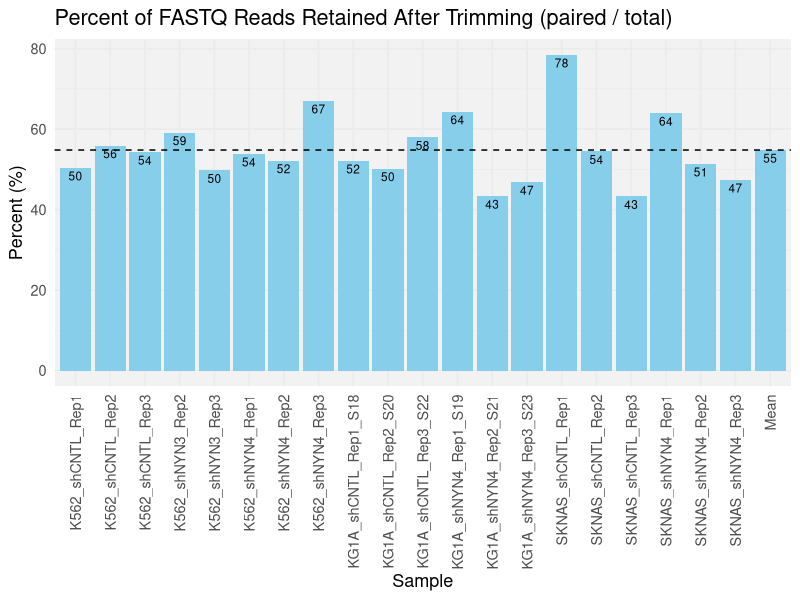
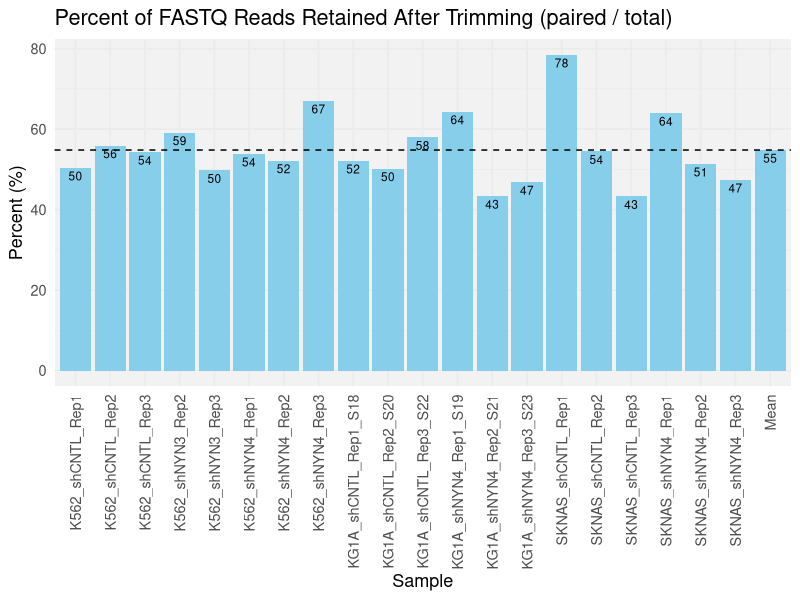

Reproduce these figures in R, in order.
# Libraries
library(dplyr)
library(tidyr)
library(stringr)
library(ggplot2)
library(ragg)

# ---- READ YOUR DATA ----
df <- read.table(text='
K562_shCNTL_Rep1_R1.fastq.gz	517052	K562_shCNTL_Rep1_R1_paired.fastq.gz	260296
K562_shCNTL_Rep1_R2.fastq.gz	481704	K562_shCNTL_Rep1_R1_unpaired.fastq.gz	354850
K562_shCNTL_Rep2_R1.fastq.gz	484510	K562_shCNTL_Rep1_R2_unpaired.fastq.gz	867
K562_shCNTL_Rep2_R2.fastq.gz	446212	K562_shCNTL_Rep2_R1_paired.fastq.gz	249514
K562_shCNTL_Rep3_R1.fastq.gz	470147	K562_shCNTL_Rep2_R1_unpaired.fastq.gz	344783
K562_shCNTL_Rep3_R2.fastq.gz	445286	K562_shCNTL_Rep3_R1_paired.fastq.gz	241594
K562_shNYN3_Rep1_R1.fastq.gz	493775	K562_shCNTL_Rep3_R1_unpaired.fastq.gz	327781
K562_shNYN3_Rep1_R2.fastq.gz	468233	K562_shCNTL_Rep3_R2_unpaired.fastq.gz	836
K562_shNYN3_Rep2_R1.fastq.gz	418593	K562_shNYN3_Rep1_R1_paired.fastq.gz	247615
K562_shNYN3_Rep2_R2.fastq.gz	382159	K562_shNYN3_Rep1_R1_unpaired.fastq.gz	334451
K562_shNYN3_Rep3_R1.fastq.gz	471766	K562_shNYN3_Rep1_R2_unpaired.fastq.gz	875
K562_shNYN3_Rep3_R2.fastq.gz	420865	K562_shNYN3_Rep2_R1_paired.fastq.gz	209404
K562_shNYN4_Rep1_R1.fastq.gz	477315	K562_shNYN3_Rep2_R1_unpaired.fastq.gz	289221
K562_shNYN4_Rep1_R2.fastq.gz	451345	K562_shNYN3_Rep3_R1_paired.fastq.gz	242916
K562_shNYN4_Rep2_R1.fastq.gz	516728	K562_shNYN3_Rep3_R1_unpaired.fastq.gz	325526
K562_shNYN4_Rep2_R2.fastq.gz	470662	K562_shNYN4_Rep1_R1_paired.fastq.gz	245628
K562_shNYN4_Rep3_R1.fastq.gz	417553	K562_shNYN4_Rep1_R1_unpaired.fastq.gz	334621
K562_shNYN4_Rep3_R2.fastq.gz	394961	K562_shNYN4_Rep2_R1_paired.fastq.gz	264640
KG1A_shCNTL_Rep1_S18_R1.fastq.gz	452434	K562_shNYN4_Rep2_R1_unpaired.fastq.gz	361603
KG1A_shCNTL_Rep1_S18_R2.fastq.gz	408898	K562_shNYN4_Rep3_R1_paired.fastq.gz	213026
KG1A_shCNTL_Rep2_S20_R1.fastq.gz	475089	K562_shNYN4_Rep3_R1_unpaired.fastq.gz	292635
KG1A_shCNTL_Rep2_S20_R2.fastq.gz	456464	KG1A_shCNTL_Rep1_S18_R1_paired.fastq.gz	229055
KG1A_shCNTL_Rep3_S22_R1.fastq.gz	426666	KG1A_shCNTL_Rep1_S18_R1_unpaired.fastq.gz	308471
KG1A_shCNTL_Rep3_S22_R2.fastq.gz	412221	KG1A_shCNTL_Rep2_S20_R1_paired.fastq.gz	238895
KG1A_shNYN4_Rep1_S19_R1.fastq.gz	363565	KG1A_shCNTL_Rep2_S20_R1_unpaired.fastq.gz	322134
KG1A_shNYN4_Rep1_S19_R2.fastq.gz	329750	KG1A_shCNTL_Rep3_S22_R1_paired.fastq.gz	212139
KG1A_shNYN4_Rep2_S21_R1.fastq.gz	432177	KG1A_shCNTL_Rep3_S22_R1_unpaired.fastq.gz	286348
KG1A_shNYN4_Rep2_S21_R2.fastq.gz	431807	KG1A_shNYN4_Rep1_S19_R1_paired.fastq.gz	187109
KG1A_shNYN4_Rep3_S23_R1.fastq.gz	556052	KG1A_shNYN4_Rep1_S19_R1_unpaired.fastq.gz	250937
KG1A_shNYN4_Rep3_S23_R2.fastq.gz	517568	KG1A_shNYN4_Rep2_S21_R1_paired.fastq.gz	242332
SKNAS_shCNTL_Rep1_R1.fastq.gz	373573	KG1A_shNYN4_Rep2_S21_R1_unpaired.fastq.gz	329858
SKNAS_shCNTL_Rep1_R2.fastq.gz	355798	KG1A_shNYN4_Rep3_S23_R1_paired.fastq.gz	279217
SKNAS_shCNTL_Rep2_R1.fastq.gz	373231	KG1A_shNYN4_Rep3_S23_R1_unpaired.fastq.gz	380491
SKNAS_shCNTL_Rep2_R2.fastq.gz	347718	SKNAS_shCNTL_Rep1_R1_paired.fastq.gz	189446
SKNAS_shCNTL_Rep3_R1.fastq.gz	480186	SKNAS_shCNTL_Rep1_R1_unpaired.fastq.gz	248180
SKNAS_shCNTL_Rep3_R2.fastq.gz	442038	SKNAS_shCNTL_Rep2_R1_paired.fastq.gz	191339
SKNAS_shNYN4_Rep1_R1.fastq.gz	422452	SKNAS_shCNTL_Rep2_R1_unpaired.fastq.gz	250179
SKNAS_shNYN4_Rep1_R2.fastq.gz	369729	SKNAS_shCNTL_Rep3_R1_paired.fastq.gz	236548
SKNAS_shNYN4_Rep2_R1.fastq.gz	420201	SKNAS_shCNTL_Rep3_R1_unpaired.fastq.gz	319108
SKNAS_shNYN4_Rep2_R2.fastq.gz	408932	SKNAS_shNYN4_Rep1_R1_paired.fastq.gz	209922
SKNAS_shNYN4_Rep3_R1.fastq.gz	448010	SKNAS_shNYN4_Rep1_R1_unpaired.fastq.gz	279281
SKNAS_shNYN4_Rep3_R2.fastq.gz	437231	SKNAS_shNYN4_Rep2_R1_paired.fastq.gz	207230
	SKNAS_shNYN4_Rep2_R1_unpaired.fastq.gz	282309
	SKNAS_shNYN4_Rep3_R1_paired.fastq.gz	219777
	SKNAS_shNYN4_Rep3_R1_unpaired.fastq.gz	305540

', header = FALSE, fill = TRUE, col.names = paste0("V", 1:4))

# ---- CLEAN & COMPUTE ----
# Treat blanks as NA and fill V1/V2 down
df <- df %>%
  mutate(
    V1 = na_if(V1, ""),
    V3 = na_if(V3, "")
  ) %>%
  fill(V1, V2, .direction = "down")


# Keep only the "paired" output rows in V3
paired <- df %>%
  filter(!is.na(V3) & str_detect(V3, "_paired\\.fastq\\.gz$"))

# Defensive numeric conversion
paired <- paired %>%
  mutate(
    V2 = suppressWarnings(as.numeric(V2)),
    V4 = suppressWarnings(as.numeric(V4))
  )

# Guard against divide-by-zero and NA
paired <- paired %>%
  mutate(
    Percentage = dplyr::if_else(!is.na(V2) & V2 > 0, 100 * V4 / V2, NA_real_)
  )

# Extract base sample ID (drop _R1/_R2.fastq.gz at end of V1)
paired <- paired %>%
  mutate(Sample = str_replace(V1, "_R[12]\\.fastq\\.gz$", ""))

# Aggregate to one value per Sample (average R1/R2)
by_sample <- paired %>%
  group_by(Sample) %>%
  summarise(Percentage = mean(Percentage, na.rm = TRUE), .groups = "drop")

# Mean across samples
mean_val <- round(mean(by_sample$Percentage, na.rm = TRUE), 2)
plot_df <- bind_rows(by_sample, tibble(Sample = "Mean", Percentage = mean_val))

# Order: alphabetical samples, then "Mean"
plot_df <- plot_df %>%
  mutate(Sample = factor(Sample, levels = c(sort(setdiff(Sample, "Mean")), "Mean")))

# ---- PLOT ----
p <- ggplot(plot_df, aes(x = Sample, y = Percentage)) +
  geom_col(fill = "skyblue") +
  geom_hline(yintercept = mean_val, linetype = "dashed") +
  geom_text(aes(label = sprintf("%.0f", Percentage)),
            vjust = 1.4, size = 3) +
  labs(
    title = "Percent of FASTQ Reads Retained After Trimming (paired / total)",
    x = "Sample", y = "Percent (%)"
  ) +
  theme_minimal(base_size = 13) +
  theme(
    axis.text.x = element_text(angle = 90, vjust = 0.5, hjust = 1),
    panel.background = element_rect(fill = "grey95", colour = NA)
  )

p

# ---- SAVE HEADLESS-SAFE ----
ggsave(
  filename = "/gpfs/Labs/Uzun/RESULTS/GRANT_APPS/2025.NYNRIN.DOD.ELCHEVA/PLOTS/Trimming_Percent_Reads_Retained_Bar.png",
  plot = p, device = ragg::agg_png, width = 9, height = 5.5, units = "in",
  dpi = 300, bg = "white"
)
